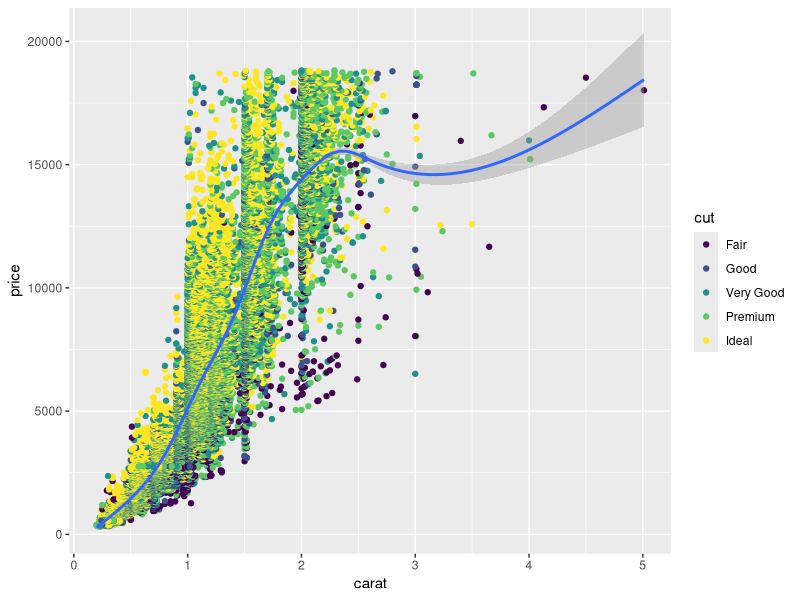
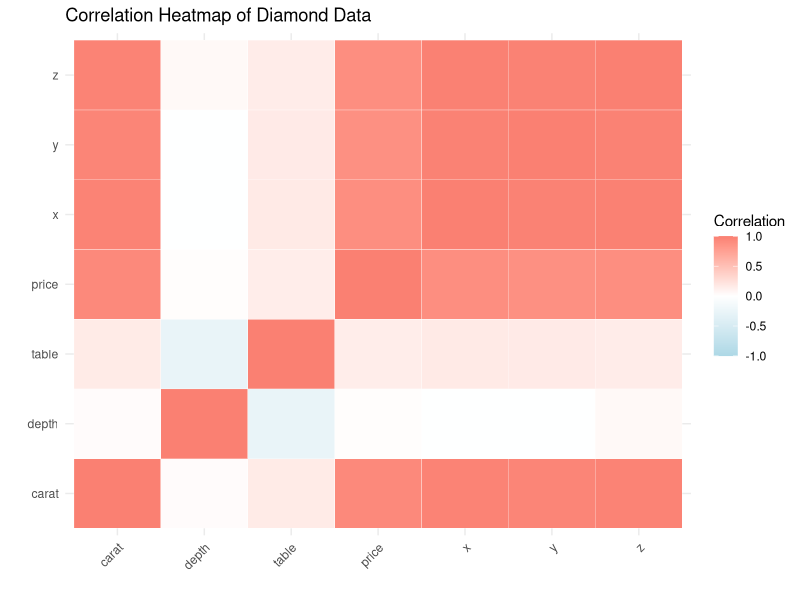
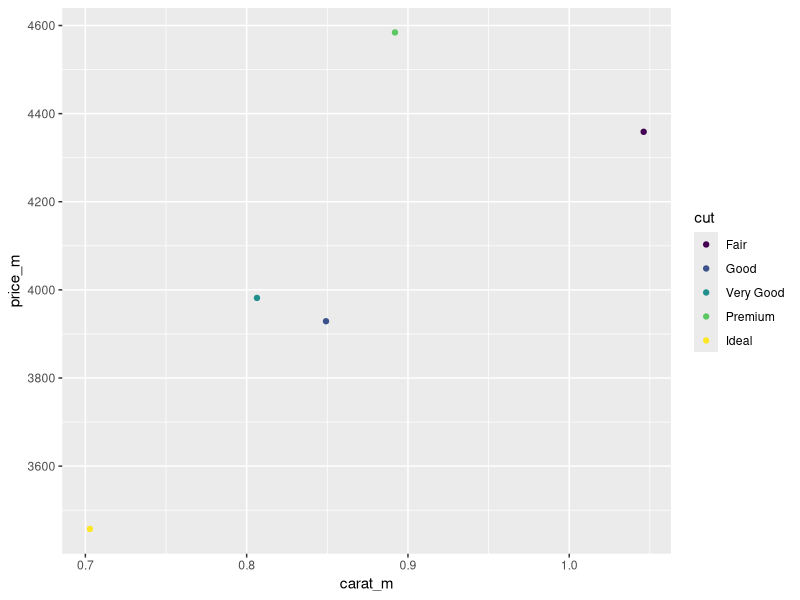

Reproduce these figures in R, in order.
## ---- chunk 1
### In this code chunk, start with the diamonds dataset (built in to
### ggplot2 package) and create a plot of price vs. carat (or some other
### variables of your choice)

#load the necessary libraries
library(ggplot2)

#define the diamonds data from the ggplot2 package
diamonds <- diamonds

#create a plot to visualize price vs. carat
price_carat_plot <- ggplot(diamonds, aes(x = carat, y = price)) +
  geom_point(aes(x = carat, y = price, color = cut)) +
  geom_smooth()

#view the plot
price_carat_plot

## ---- chunk 2
### In this code chunk, start with the diamonds dataset (built in to
### ggplot2 package) and create a subset based on filtering, e.g., 
### size greater than 1 carat or cut is "Ideal"


library(ggplot2)
data(diamonds)
ideal_diamonds <- subset(diamonds, cut == "Ideal")
ideal_diamonds

## ---- chunk 3
### Both partners - delete this comment, then write some code here
### to plot, summarize, calculate something simple using the diamonds
### dataset.
numeric_features <- ideal_diamonds[sapply(ideal_diamonds, is.numeric)]
cor_matrix <- cor(numeric_features, use = "complete.obs")


# Convert the correlation matrix to a long format for ggplot2
cor_data <- as.data.frame(as.table(cor_matrix))

# Create the heatmap
ggplot(cor_data, aes(Var1, Var2, fill = Freq)) +
  geom_tile(color = "white") +  # Add gridlines
  scale_fill_gradient2(low = "lightblue", high = "salmon", mid = "white", midpoint = 0, 
                       limit = c(-1, 1), space = "Lab", name = "Correlation") +
  labs(title = "Correlation Heatmap of Diamond Data", x = "", y = "") +
  theme_minimal() +
  theme(axis.text.x = element_text(angle = 45, vjust = 1, hjust = 1))

#load the necessary libraries
library(ggplot2)
library(dplyr)


#create a summary of the price by carat for each cut
diamonds_summary <- diamonds %>% 
  group_by(cut) %>% 
  summarise(carat_m = mean(carat),
            price_m = mean(price))

#create a ggplot
carat_price_new <- ggplot(diamonds_summary, aes(x = carat_m, y = price_m)) +
  geom_point(aes(x = carat_m, y = price_m, color = cut)) 

carat_price_new


## ---- chunk 4
### Both partners - delete this comment, then write some code here
### to plot, summarize, calculate something simple using the diamonds
### dataset.


